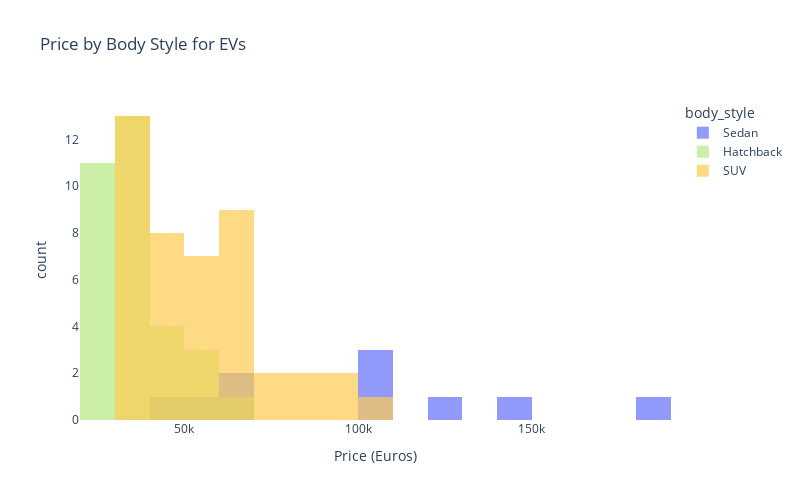

Source (notebook cell):
### Code cell
# Create a histogram of price by body style
price_hist = px.histogram(suv_hatch_sed, title='Price by Body Style for EVs', x='price_euro', color='body_style', nbins=30,
                          labels={'price_euro':'Price (Euros)', 'count':'Frequency'},
                          color_discrete_sequence=[px.colors.qualitative.Plotly[0],
                                                   px.colors.qualitative.Plotly[7],
                                                   px.colors.qualitative.Plotly[9]],
                          width=800, height=500)
                                                   

price_hist.update_layout({
    'plot_bgcolor':'rgba(0, 0, 0, 0)',
    'paper_bgcolor':'rgba(0, 0, 0, 0)'
})

price_hist.update_layout(barmode='overlay')
price_hist.update_traces(opacity=0.7)

price_hist.update_xaxes(showgrid=False)
price_hist.update_yaxes(showgrid=False)

price_hist.show()

### Figure 1 — Plotly figure (JSON) as saved in the notebook; plotly's stock layout.template omitted (floating-point values rounded to 4 significant figures)
{"data": [{"alignmentgroup": "True", "bingroup": "x", "hovertemplate": "body_style=Sedan<br>Price (Euros)=%{x}<br>count=%{y}<extra></extra>", "legendgroup": "Sedan", "marker": {"color": "#636EFA", "pattern": {"shape": ""}}, "name": "Sedan", "nbinsx": 30, "offsetgroup": "Sedan", "opacity": 0.7, "orientation": "v", "showlegend": true, "type": "histogram", "x": [55480, 105000, 46380, 65000, 180781, 125000, 61480, 102945, 109302, 148301], "xaxis": "x", "yaxis": "y"}, {"alignmentgroup": "True", "bingroup": "x", "hovertemplate": "body_style=Hatchback<br>Price (Euros)=%{x}<br>count=%{y}<extra></extra>", "legendgroup": "Hatchback", "marker": {"color": "#B6E880", "pattern": {"shape": ""}}, "name": "Hatchback", "nbinsx": 30, "offsetgroup": "Hatchback", "opacity": 0.7, "orientation": "v", "showlegend": true, "type": "histogram", "x": [30000, 32997, 31900, 29682, 29234, 40936, 21421, 31681, 29146, 33000, 38017, 31184, 37237, 45000, 33133, 24534, 20129, 35921, 24790, 29234, 50000, 41526, 25500, 22030, 38987, 21387, 34900, 57500, 35575, 45000, 50000, 65000], "xaxis": "x", "yaxis": "y"}, {"alignmentgroup": "True", "bingroup": "x", "hovertemplate": "body_style=SUV<br>Price (Euros)=%{x}<br>count=%{y}<extra></extra>", "legendgroup": "SUV", "marker": {"color": "#FECB52", "pattern": {"shape": ""}}, "name": "SUV", "nbinsx": 30, "offsetgroup": "SUV", "opacity": 0.7, "orientation": "v", "showlegend": true, "type": "histogram", "x": [68040, 55000, 69484, 40795, 30000, 58620, 35000, 45000, 60437, 34361, 67358, 38105, 32646, 50000, 45000, 33971, 81639, 36837, 36057, 79445, 35000, 40000, 85990, 37422, 40000, 65620, 75351, 54475, 62900, 45000, 64000, 34400, 57500, 54000, 102990, 46900, 69551, 47500, 37500, 93800, 33133, 53500, 96050, 62000], "xaxis": "x", "yaxis": "y"}], "layout": {"barmode": "overlay", "height": 500, "legend": {"title": {"text": "body_style"}, "tracegroupgap": 0}, "paper_bgcolor": "rgba(0, 0, 0, 0)", "plot_bgcolor": "rgba(0, 0, 0, 0)", "title": {"text": "Price by Body Style for EVs"}, "width": 800, "xaxis": {"anchor": "y", "domain": [0, 1], "showgrid": false, "title": {"text": "Price (Euros)"}}, "yaxis": {"anchor": "x", "domain": [0, 1], "showgrid": false, "title": {"text": "count"}}}}
